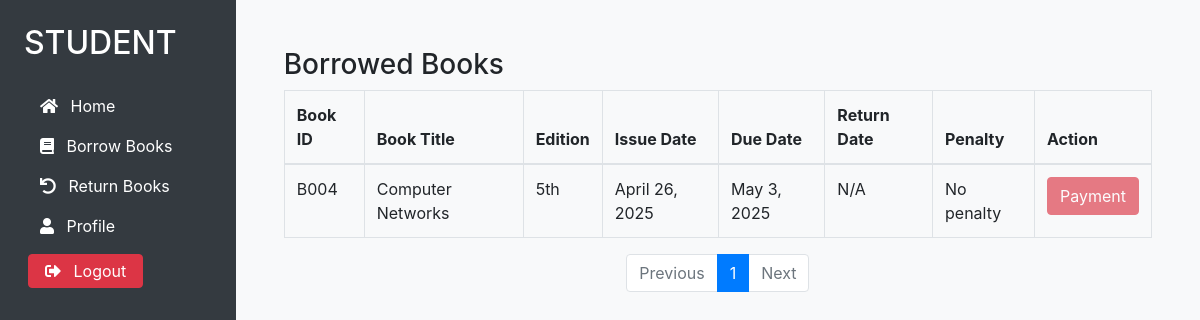
The app's page /student/borrow_books/ (signed in), older data.
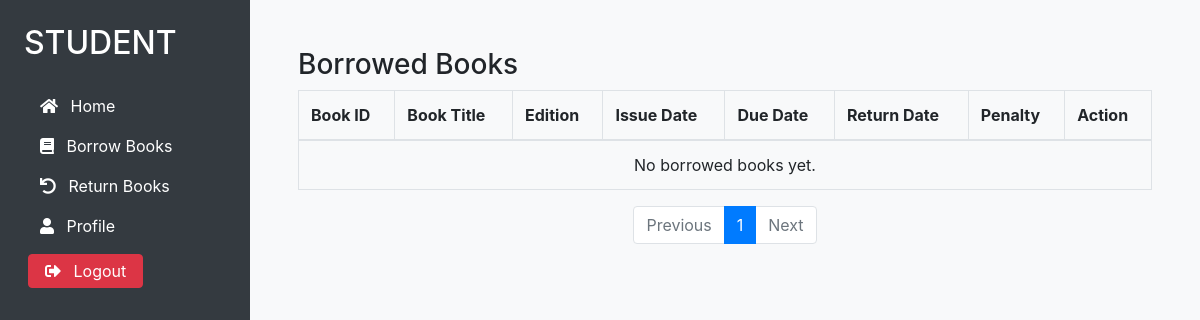
The same page, newer data.
### library/models.py (models this page shows, shortened)
class BorrowedBook(models.Model):
    book = models.ForeignKey(Book, on_delete=models.CASCADE)
    student = models.ForeignKey(Student, on_delete=models.CASCADE)
    issue_date = models.DateField(auto_now_add=True)
    due_date = models.DateField()
    actual_return_date = models.DateField(null=True, blank=True)
    status = models.CharField(
        max_length=20,
        choices=[('Issued', 'Issued'), ('Returned', 'Returned')],
        default='Issued'
    )
    updated_at = models.DateTimeField(auto_now=True)
    penalty = models.PositiveIntegerField(default=0)
    penalty_paid = models.BooleanField(default=False)
    def live_penalty(self):
        if self.status == 'Issued' and self.due_date:
            today = timezone.now().date()
        return 0

class Book(models.Model):
    book_id = models.CharField(max_length=20, unique=True)
    title = models.CharField(max_length=255)
    author = models.CharField(max_length=255)
    edition = models.CharField(max_length=50, blank=True)
    publication = models.CharField(max_length=255, blank=True)
    isbn = models.CharField(max_length=20, unique=True)
    number_of_copies_available = models.PositiveIntegerField(default=0)
    book_dept = models.CharField(max_length=100, blank=True)

### library/views.py (the view)
# urls.py: path('student/borrow_books/', views.borrow_books, name='borrow_books'),
@login_required(login_url='student_login')
def borrow_books(request):
    student = get_object_or_404(Student, user=request.user)
    borrowed_books_list = BorrowedBook.objects.filter(student=student, status='Issued').order_by('-issue_date')
    paginator = Paginator(borrowed_books_list, 5)  # 5 books per page
    page_number = request.GET.get('page')
    page_obj = paginator.get_page(page_number)
    return render(request, 'student_dashboard/borrow_books.html', {'page_obj': page_obj})

### templates/student_dashboard/borrow_books.html (shortened to what this page needs)
{% extends "student_dashboard/student_base.html" %}
{% block content %}
<h3>Borrowed Books</h3>
<table class="table table-bordered">
    <thead>
        <tr>
            <th>Book ID</th>
            <th>Book Title</th>
            <th>Edition</th>
            <th>Issue Date</th>
            <th>Due Date</th>
            <th>Return Date</th>
            <th>Penalty</th>
            <th>Action</th>
        </tr>
    </thead>
    <tbody>
        {% for book in page_obj.object_list %}
        <tr>
            <td>{{ book.book.book_id }}</td>
            <td>{{ book.book.title }}</td>
            <td>{{ book.book.edition }}</td>
            <td>{{ book.issue_date }}</td>
            <td>{{ book.due_date }}</td>
            <td>{{ book.actual_return_date|default:"N/A" }}</td>
            <td>
                {% if book.live_penalty > 0 %}
                    <span class="text-danger font-weight-bold">{{ book.live_penalty }} Taka</span>
                {% else %}
                    No penalty
                {% endif %}
            </td>
            <td>
                {% if book.live_penalty > 0 %}
                    <button class="btn btn-danger">Payment</button>
                {% else %}
                    <button class="btn btn-danger" disabled>Payment</button>
                {% endif %}
            </td>
        </tr>
        {% empty %}
        <tr>
            <td colspan="8" class="text-center">No borrowed books yet.</td>
        </tr>
        {% endfor %}
    </tbody>
</table>
<nav aria-label="Page navigation">
  <ul class="pagination justify-content-center">
    {% if page_obj.has_previous %}
      <li class="page-item">
        <a class="page-link" href="?page={{ page_obj.previous_page_number }}">Previous</a>
      </li>
    {% else %}
      <li class="page-item disabled">
        <span class="page-link">Previous</span>
      </li>
    {% endif %}
    {% for num in page_obj.paginator.page_range %}
      {% if page_obj.number == num %}
        <li class="page-item active"><span class="page-link">{{ num }}</span></li>
      {% else %}
        <li class="page-item"><a class="page-link" href="?page={{ num }}">{{ num }}</a></li>
      {% endif %}
    {% endfor %}
    {% if page_obj.has_next %}
      <li class="page-item">
        <a class="page-link" href="?page={{ page_obj.next_page_number }}">Next</a>
      </li>
    {% else %}
      <li class="page-item disabled">
        <span class="page-link">Next</span>
      </li>
    {% endif %}
  </ul>
</nav>
{% endblock %}

Row changes from the older to the newer data that the page shows:
no longer on this page (row edited): BorrowedBook: book.book_id "B004", book "Computer Networks", book.edition "5th", issue_date "April 26, 2025", due_date "May 3, 2025", actual_return_date "N/A", status "No penalty"
Text that changed along with them:
text now shown: "No borrowed books yet."
